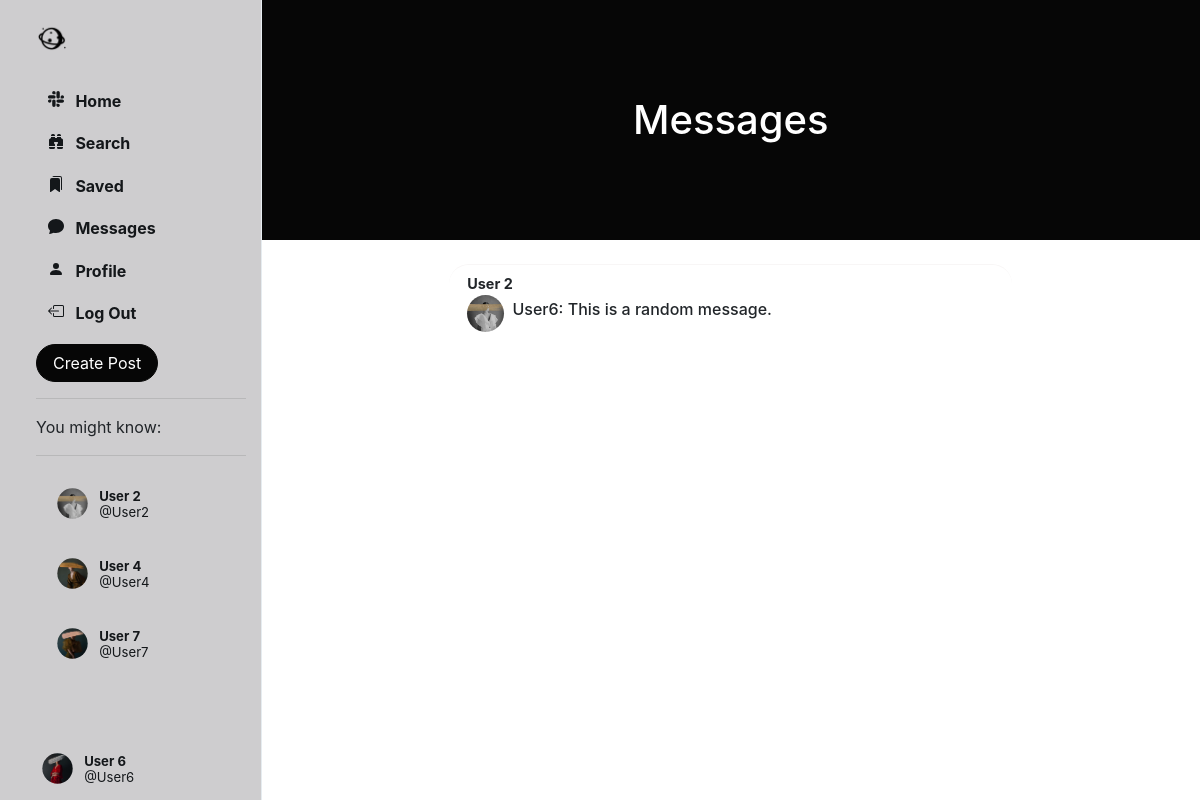
/chats/ (signed in), run on an earlier commit of the app's database.
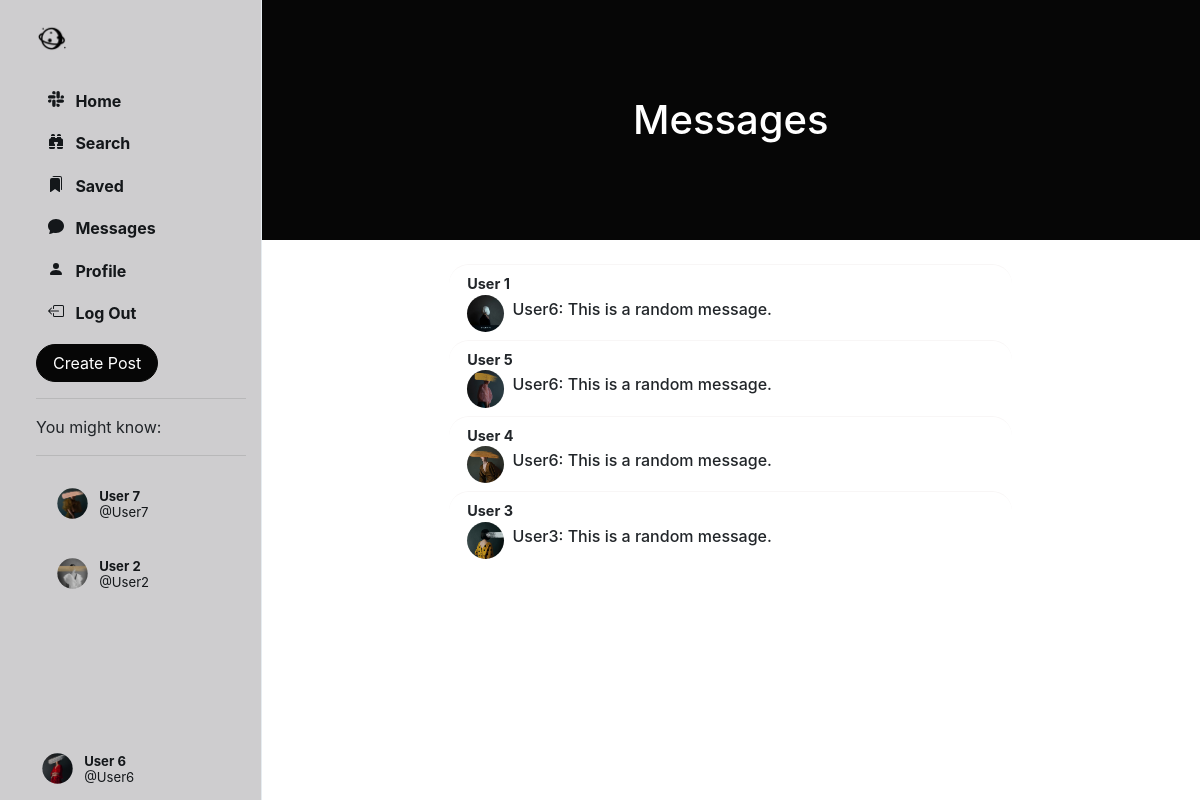
And on a later commit of the database.
### Network/models.py (models this page shows, shortened)
class User(AbstractUser):
    profile_pic = models.ImageField(upload_to='profile_pic/')
    bio = models.TextField(max_length=160, blank=True, null=True)
    cover = models.ImageField(upload_to='covers/', blank=True)
    follows = models.ManyToManyField("self", related_name="followed_by", symmetrical=False, blank=True)
    def get_suggested_followers(self):
        followed_users = self.follows.all()
        suggested_users = User.objects.exclude(id=self.id).exclude(id__in=followed_users).filter(
            followed_by__in=followed_users)
        suggested_users = suggested_users.annotate(num_my_followers=Count('followed_by__follows')).order_by(
            '-num_my_followers')[:4]
        return suggested_users

class Chat(models.Model):
    participants = models.ManyToManyField(User, related_name='chats')
    last_updated = models.DateTimeField(auto_now=True)

class Message(models.Model):
    chat = models.ForeignKey(Chat, on_delete=models.CASCADE, related_name='messages')
    sender = models.ForeignKey(User, on_delete=models.CASCADE, related_name='sent_messages')
    content = models.TextField()
    timestamp = models.DateTimeField(auto_now_add=True)

### Network/views.py (the view)
# urls.py: path('chats/', views.chats, name='chats'),
@login_required(login_url='login/')
def chats(request):
    user = User.objects.get(id=request.user.id)
    suggestions = user.get_suggested_followers()
    chats_list = Chat.objects.filter(participants=request.user).order_by("-last_updated")
    return render(request=request, template_name='chats.html', context={
        'chats': chats_list,
        'suggestions': suggestions
    })

### Network/templates/chats.html (shortened to what this page needs)
{% extends 'index.html' %}
{% load static %}
    {% block chats %}
        <header class="py-5" id="home-header">
            <div class="container px-4 px-lg-5 my-5">
                <div class="text-center text-white">
                    <h1 class="display-5 fw-bolder">Messages</h1>
                </div>
            </div>
        </header>
        <br>
        {% for chat in chats %}
            {% if chat.messages.count > 0 %}
                {% with participants=chat.participants.all %}
                    {% if participants.count == 2 %}
                        {% if participants.0 != request.user %}
                            {% with other_participant=participants.0 %}
                                <a data-toggle="modal"
                                   data-target="#chatModal" onclick="get_messages('{{ chat.id }}')">
                                    <div class="chat" data-chat_id="{{ chat.id }}">
                                        <div style="flex: 1">
                                            <div class="chat-main">
                                                <div class="chat-user">
                                                    <div>
                                                        <span style="margin-left: 0"><strong>{{ other_participant.first_name }} {{ other_participant.last_name }}</strong></span>
                                                    </div>
                                                </div>
                                            </div>
                                        </div>
                                        <div>
                                            <div>
                                                <div class="small-profilepic"
                                                     style="background-image: url({{ other_participant.profile_pic.url }})"></div>
                                            </div>
                                            <div class="chat-content">
                                                <h6 class="new-message">{{ chat.messages.last.sender.username }}: {{ chat.messages.last.content }}</h6>
                                            </div>
                                        </div>
                                    </div>
                                </a>
                            {% endwith %}
                        {% endif %}
                    {% endif %}
                {% endwith %}
            {% endif %}
        {% endfor %}
    {% endblock %}

### Network/templates/sidenav.html (shortened to what the changed rows need)
{% load static %}
<div class="sidenav">
    <div style="height: 100%;">
        <br>
        <div class="suggestion">
            {% if suggestions.count > 0 %}
                {% for suggestion in suggestions %}
                    <li class="suggestion-item suggestion-user" id="s-box">
                        <a href="{% url 'profile' suggestion.username %}" class="nav-link">
                            <div class="user_account">
                                <div class="small-profilepic"
                                     style="float: left; background-image: url({{ suggestion.profile_pic.url }});"></div>
                                <div style="height: 2.7vw; margin: auto;">
                                    <div style="margin-top: 4px;">
                                        <strong>{{ suggestion.first_name }} {{ suggestion.last_name }}</strong>
                                    </div>
                                    <div class="grey" style="margin-top: 4px;">
                                        @{{ suggestion.username }}</div>
                                </div>
                            </div>
                        </a>
                    </li>
                {% endfor %}
            {% endif %}
        </div>
    </div>
</div>

What changed in the data, as far as the page shows it:
removed Chat: {{ other_participant.first_name }} "User", {{ other_participant.last_name }} "2", profile_pic (picture), messages.last.sender.username "User6", messages.last.content "This is a random message."
no longer on one of the page's lists (row edited): User: first_name "User", last_name "4", username "User4"
shown differently, row unchanged: User "User7": moves up the list
added Chat: profile_pic (picture), messages.last.sender.username "User6", messages.last.content "This is a random message."
now on this page (row unchanged): User: first_name "User", last_name "1"
added Chat: profile_pic (picture), messages.last.sender.username "User6", messages.last.content "This is a random message."
now on this page (row unchanged): User: first_name "User", last_name "5"
added Chat: {{ other_participant.first_name }} "User", {{ other_participant.last_name }} "4", profile_pic (picture), messages.last.sender.username "User6", messages.last.content "This is a random message."
added Chat: profile_pic (picture), messages.last.sender.username "User3", messages.last.content "This is a random message."
now on this page (row unchanged): User: first_name "User", last_name "3"
